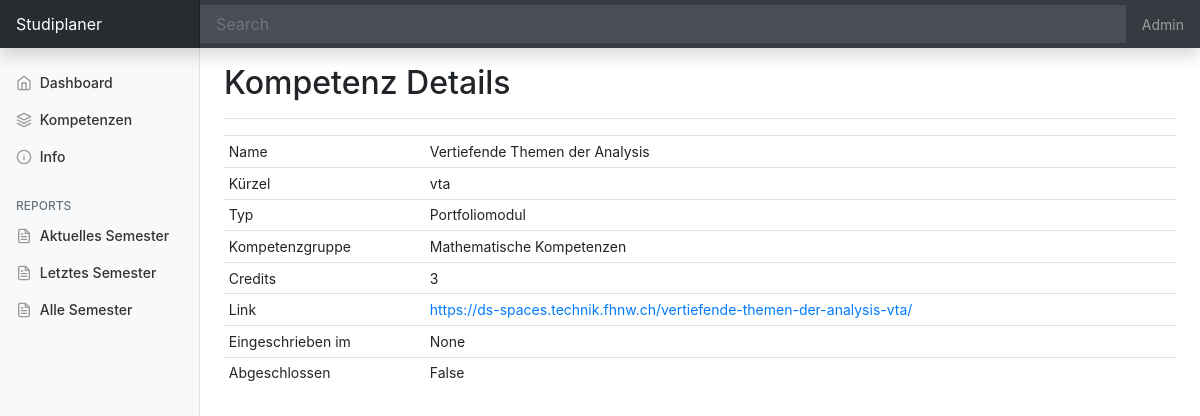
Before: /course/5/ with the older database file.
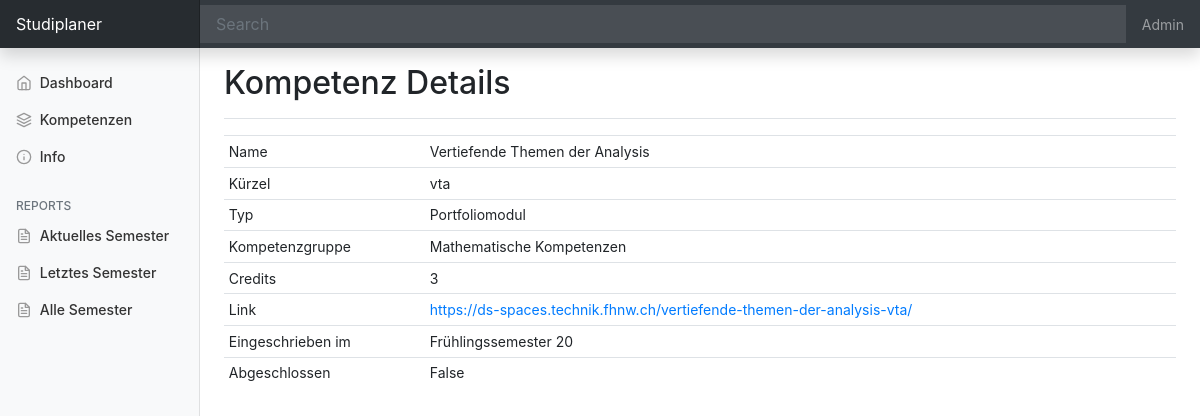
After: the same page with the newer database file.
### kompetenzen/models.py (models this page shows, shortened)
class course(models.Model):
    id              = models.AutoField(primary_key=True)
    name            = models.CharField(max_length=200, null=True)
    shortname       = models.CharField(max_length=10, null=True)
    type            = models.ForeignKey(course_type, null=True, on_delete=models.SET_NULL, blank=True)
    group           = models.ForeignKey(course_group, null=True,on_delete=models.SET_NULL, blank=True)
    credits         = models.IntegerField(null=True)
    date_created    = models.DateTimeField(auto_now_add=True)
    done            = models.BooleanField(default=False)
    semester        = models.ForeignKey(course_semester, null=True, on_delete=models.SET_NULL, blank=True)
    link            = models.CharField(max_length=300, null=True, blank=True)

class course_type(models.Model):
    id              = models.AutoField(primary_key=True)
    name            = models.CharField(max_length=100, null=True)
    date_created    = models.DateTimeField(auto_now_add=True)
    def __str__(self):
        return self.name

class course_group(models.Model):
    id              = models.AutoField(primary_key=True)
    name            = models.CharField(max_length=100, null=True)
    maxcredits      = models.IntegerField(null=True)
    mincredits      = models.IntegerField(null=True)
    date_created    = models.DateTimeField(auto_now_add=True)
    def __str__(self):
        return self.name

class course_semester(models.Model):
    id              = models.AutoField(primary_key=True)
    name            = models.CharField(max_length=100, null=True)
    shortname       = models.CharField(max_length=4, null=True)
    start           = models.DateField(null=True)
    end             = models.DateField(null=True)
    current         = models.BooleanField(default=False)
    previous        = models.BooleanField(default=False)
    start_exam      = models.DateField(null=True)
    end_exam        = models.DateField(null=True)
    date_created    = models.DateTimeField(auto_now_add=True)
    def __str__(self):
        return self.name

### kompetenzen/views.py (the view)
# urls.py: path('course/<str:pk>/', views.coursedetail, name="coursedetail"),
def coursedetail(request, pk):
     co = course.objects.get(id=pk)
     context = {'course':co}
     return render(request, 'kompetenzen/course.html', context)

### kompetenzen/templates/kompetenzen/course.html
{% extends 'kompetenzen/main.html' %}
{% block content %}
<main role="main" class="col-md-9 ml-sm-auto col-lg-10 px-md-4">
  <div class="d-flex justify-content-between flex-wrap flex-md-nowrap align-items-center pt-3 pb-2 mb-3 border-bottom">
    <h1 class="h2">Kompetenz Details</h1>
  </div>
  <div class="table-responsive">
    <table class="table table-striped table-sm">
      <thead>
        <tr>
          <td>Name</td>
          <td>{{course.name}}</td>
        </tr>
        <tr>
          <td>Kürzel</td>
          <td>{{course.shortname}}</td>
        </tr>
        <tr>
          <td>Typ</td>
          <td>{{course.type}}</td>
        </tr>
        <tr>
          <td>Kompetenzgruppe</td>
          <td>{{course.group}}</td>
        </tr>
        <tr>
          <td>Credits</td>
          <td>{{course.credits}}</td>
        </tr>
        <tr>
          <td>Link</td>
          <td><a href="{{course.link}}" target="_blank">{{course.link}}</a></td>
        </tr>
        <tr>
          <td>Eingeschrieben im</td>
          <td>{{course.semester}}</td>
        </tr>
        <tr>
          <td>Abgeschlossen</td>
          <td>{{course.done}}</td>
        </tr>
      </thead>
    </table>
  </div>
</main>
{% endblock %}

Changed rows visible on the page:
changed course "Vertiefende Themen der Analysis": semester "None" → "Frühlingssemester 20"
